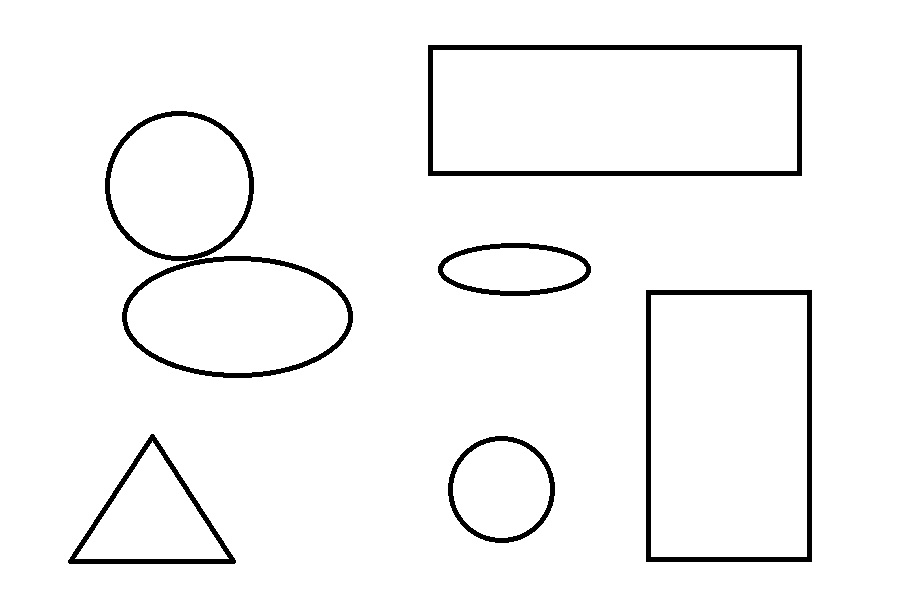
#> input picture Project3/code/pic/cst.jpg, 900 x 600 px
$ python line.py
#> lines starting #> are read from the running program, lines starting #| are printed output that depends on the picture; after the words box and inside, x2 and y2 are one past the last pixel; in counts of white or black regions, pixels touching at a corner belong together
import cv2
import numpy as np

img_ori = cv2.imread("pic/cst.jpg")
#> img_ori is the input picture: shape (600, 900, 3); min 0, max 255, mean 245.7
img_gray = cv2.cvtColor(img_ori, cv2.COLOR_BGR2GRAY)
# [4 lines of commented-out code are left out]

img_gray = cv2.dilate(img_gray, np.ones((2, 2)), iterations=3)      #膨脹
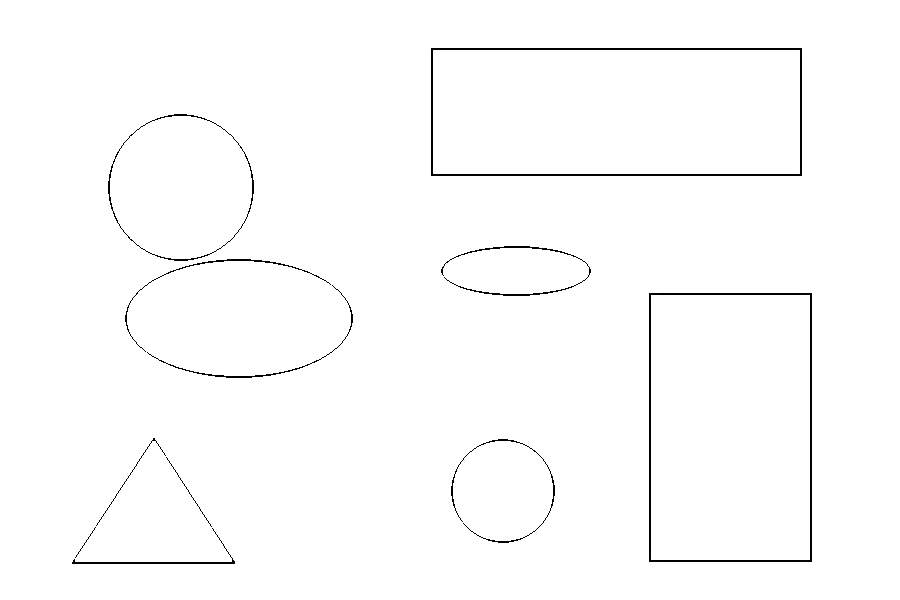
#> img_gray: shape (600, 900); min 0, max 255, mean 252
ret, img_binary = cv2.threshold(img_gray, 119, 255, cv2.THRESH_BINARY_INV)
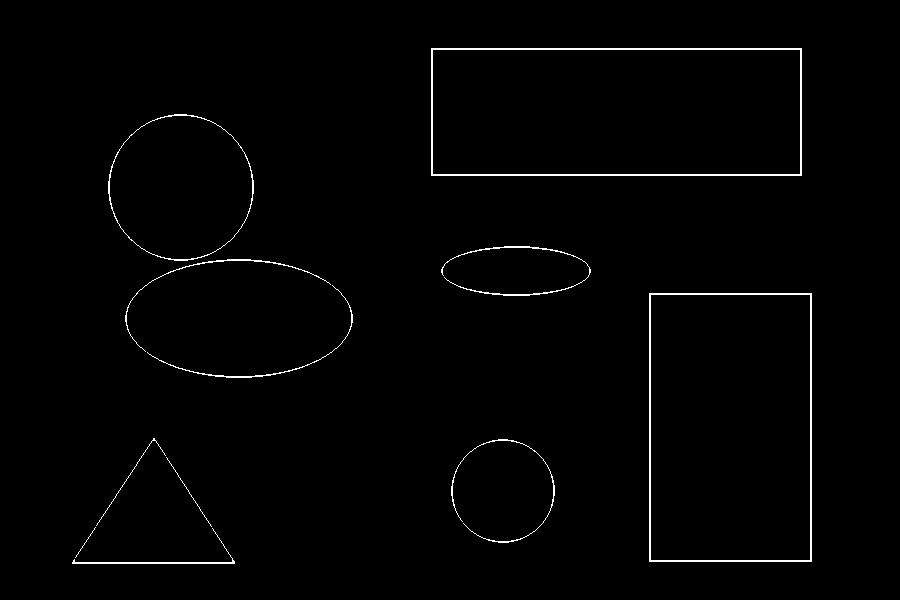
#> img_binary: shape (600, 900); 1.2% white in thin lines or dots, all inside (x1, y1, x2, y2) = (72, 48, 812, 564)
# cv2.imshow("floor_dilate", floor_binary)
# img_binary = cv2.erode(floor_binary, np.ones((2, 1)), iterations=1)       #侵蝕回去
# cv2.imshow("floor_erode", floor_binary)

cv2.imshow("bin", img_binary)

lines = cv2.HoughLinesP(img_binary, 1, np.pi/1, 10, 2000, 10)
#> lines = 17 rows, first 6: [649, 561, 649, 293], [650, 561, 650, 293], [811, 561, 811, 293], [431, 175, 431, 48], [810, 561, 810, 293], [800, 175, 800, 48]
                    #src, 距離解析度, 角度解析度, 門檻值, 線段最短距離, 最大間隔

for line in lines:

    x1, y1, x2, y2 = line[0]
    cv2.line(img_ori, (x1, y1), (x2, y2), (0, 0, 255), 2)
#> this loop made 17 passes
#> (x1, y1, x2, y2) on passes 1 to 12: (649, 561, 649, 293), (650, 561, 650, 293), (811, 561, 811, 293), (431, 175, 431, 48), (810, 561, 810, 293), (800, 175, 800, 48), (801, 175, 801, 48), (432, 175, 432, 48), (252, 200, 252, 174), (109, 200, 109, 174), (452, 501, 452, 480), (554, 495, 554, 485)
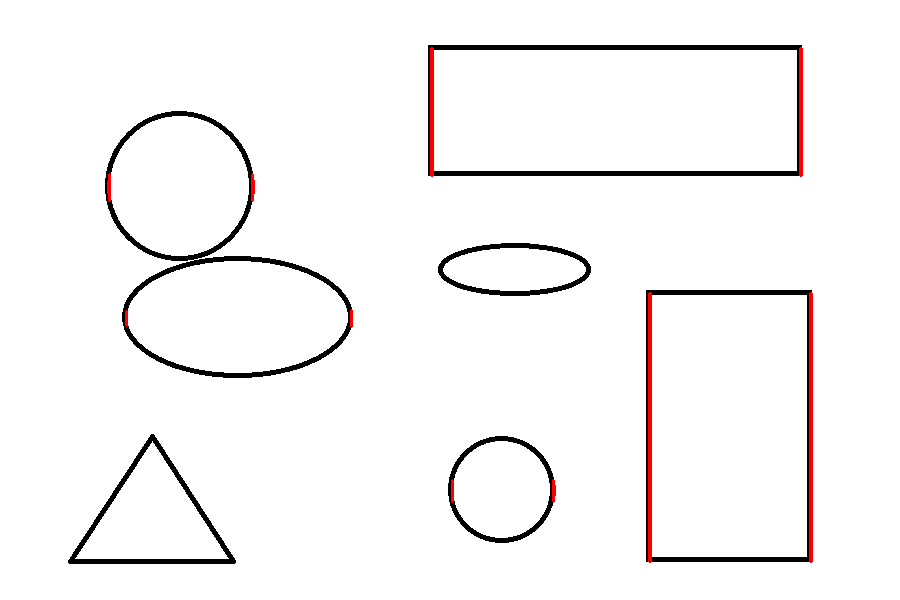
#> img_ori: shape (600, 900, 3); 0.67% of pixels changed, all inside (x1, y1, x2, y2) = (107, 47, 813, 563)

cv2.imshow("pic", img_ori)

cv2.waitKey(0)
cv2.destroyAllWindows

$ run again, with Project3/code/pic/squares.jpg copied over Project3/code/pic/cst.jpg
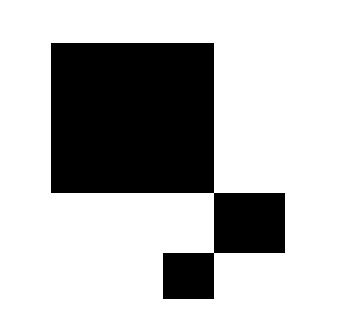
#> input picture Project3/code/pic/squares.jpg, 355 x 311 px
#> img_ori is the input picture: shape (311, 355, 3); min 0, max 255, mean 183.3
#> `ret, img_binary = cv2.threshold(img_gray, 119, 255, cv2.THRESH_BINARY_..`:
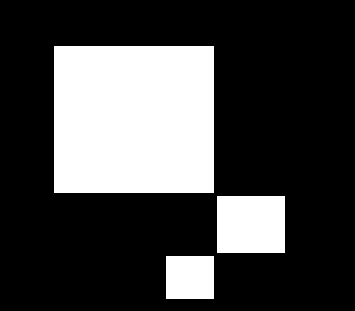
#> img_binary: shape (311, 355); 26.7% white; 3 white regions, box (x1, y1, x2, y2) and area: (54, 46, 214, 193) 23520, (217, 196, 285, 253) 3876, (166, 256, 214, 299) 2064
#> lines = 236 rows, first 6: [57, 192, 57, 46], [174, 192, 174, 46], [149, 192, 149, 46], [192, 192, 192, 46], [186, 192, 186, 46], [79, 192, 79, 46]
#> the loop `for line in lines: ` made 236 passes
#> after the loop `for line in lines:`:
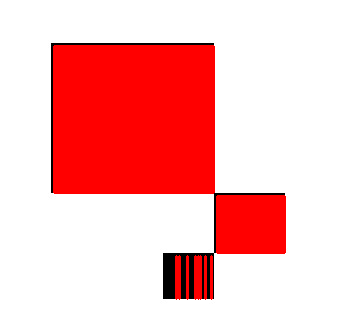
#> img_ori: shape (311, 355, 3); mean B, G, R 182.3, 182.3, 249.8
